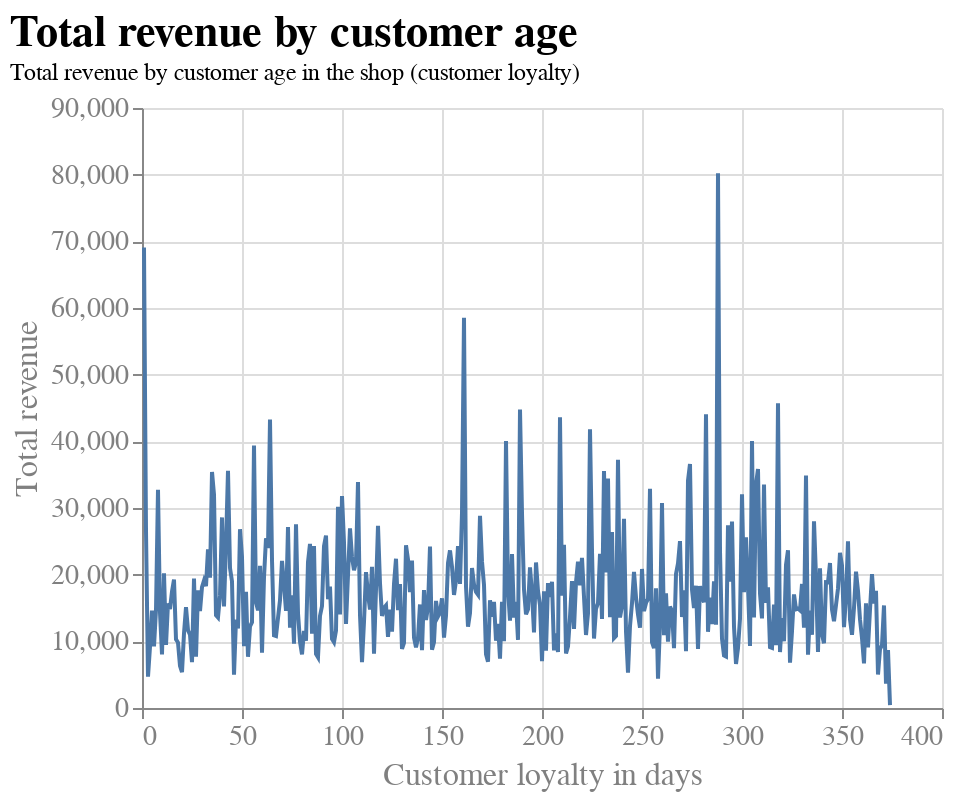

The notebook cell this image was saved under:
### Markdown cell above
##### Chart Beschreibung
Die Visualisierungen für die Response Variable für die Bonus Hypothese (der Gesamtumsatz pro Kundengruppe, die ein bestimmte Kundenbindung in Tagen aufweist) zu visualisieren, wurde ein Liniendiagramm verwendet, da sich so der Trend des Gesamtumsatzes relativ zur Kundenbindung besser ablesen lässt. Die Datenpunkte auf der X-Achse repräsentieren jeweils die Summe des Umsatzes aller Kunden, deren Kundenbindung die entsprechende Anzahl an Tagen beträgt. Die Kundenbindung wurde aus dem Abstand zwischen dem letzten Kauf eines jeweiligen Kunden zu dessen ersten Kauf in unserem Datensatz berechnet. Zusätzlich wurden der gleitende Durchschnitt und die Durchschnittswerte visualisiert. Alle Visualisierungen beinhalten so wenig Clutter wie möglich. Das einzige Element, was reduziert werden könnte, sind die Gridlinien. Diese sind aber in diesem Fall hilfreich für den Betrachter, da sowohl die Entwicklung der Linie in vertikale als auch horizontale Richtung relevant für das Verständnis ist. Der Fokus für den Betrachter wird durch einen aussagekräftigen Titel sowie Untertitel hergestellt. Das Design ist wieder bewusst schlicht gehalten.

### Code cell
# Spalte "CustomerAge": Anzahl der Tage zwischen Datum des letzten und des ersten Einkaufs pro Kunde
df['InvoiceDate'] = pd.to_datetime(df['InvoiceDate'])
df['CustomerAge'] = (df.groupby('CustomerID')['InvoiceDate'].transform('min') - df['InvoiceDate']).dt.days

# Daten nach 'CustomerAge' gruppieren und Gesamtumsatz für jede Gruppe berechnen
age_sales = df.groupby('CustomerAge')['TotalPrice'].sum()

# Erstellen eines DataFrame mit den Spalten "CustomerAge" und "TotalPrice".
df_age_sales = pd.DataFrame({'CustomerAge': age_sales.index, 'TotalSales': age_sales.values})

# Neukunden herausfiltern (sonst massive Verzerrung der Visualisierung, wird später ersichtlich)
df_age_sales = df_age_sales[df_age_sales['CustomerAge'] < 0]

# Werte in CustomerAge mit -1 multiplizieren, damit die Kundenbindung in Tagen positiv ist
df_age_sales['CustomerAge'] = df_age_sales['CustomerAge'] * -1

# Visualisierung des Gesamtumsatzes, der von Kunden auf Grundlage dessen, wie lange sie schon im Online-Shop einkaufen, generiert wurde
chart = alt.Chart(df_age_sales).mark_line().encode(
    x=alt.X('CustomerAge', axis=alt.Axis(title='Customer loyalty in days')),
    y=alt.Y('TotalSales', axis=alt.Axis(title='Total revenue')),
    tooltip = ['CustomerAge', 'TotalSales']
).configure_view(
    strokeWidth=0
).configure_title(
    fontSize=22,
    font="Arial",
    color="black",
    anchor="start"
).configure_axis(
    labelFont="Arial",
    titleFont="Arial",
    labelFontSize=14,
    titleFontSize=16,
    titleFontWeight="normal",
    labelColor="grey",
    titleColor="grey"
).properties(
    title={"text":["Total revenue by customer age"], "subtitle":["Total revenue by customer age in the shop (customer loyalty)"]},
)

# Chart anzeigen
chart

### Figure 1 — Vega-Lite specification as saved in the notebook (floating-point values rounded to 4 significant figures; data arrays with more than 128 entries replaced by an {"elided": "..."} marker saying what was removed)
{"config": {"view": {"continuousWidth": 400, "continuousHeight": 300, "strokeWidth": 0}, "axis": {"labelColor": "grey", "labelFont": "Arial", "labelFontSize": 14, "titleColor": "grey", "titleFont": "Arial", "titleFontSize": 16, "titleFontWeight": "normal"}, "title": {"anchor": "start", "color": "black", "font": "Arial", "fontSize": 22}}, "data": {"name": "data-c3cf10ab7eb10072fd1278959c0b09e2"}, "mark": "line", "encoding": {"tooltip": [{"field": "CustomerAge", "type": "quantitative"}, {"field": "TotalSales", "type": "quantitative"}], "x": {"axis": {"title": "Customer loyalty in days"}, "field": "CustomerAge", "type": "quantitative"}, "y": {"axis": {"title": "Total revenue"}, "field": "TotalSales", "type": "quantitative"}}, "title": {"text": ["Total revenue by customer age"], "subtitle": ["Total revenue by customer age in the shop (customer loyalty)"]}, "$schema": "https://vega.github.io/schema/vega-lite/v4.17.0.json", "datasets": {"data-c3cf10ab7eb10072fd1278959c0b09e2": {"elided": "374 records"}}}
